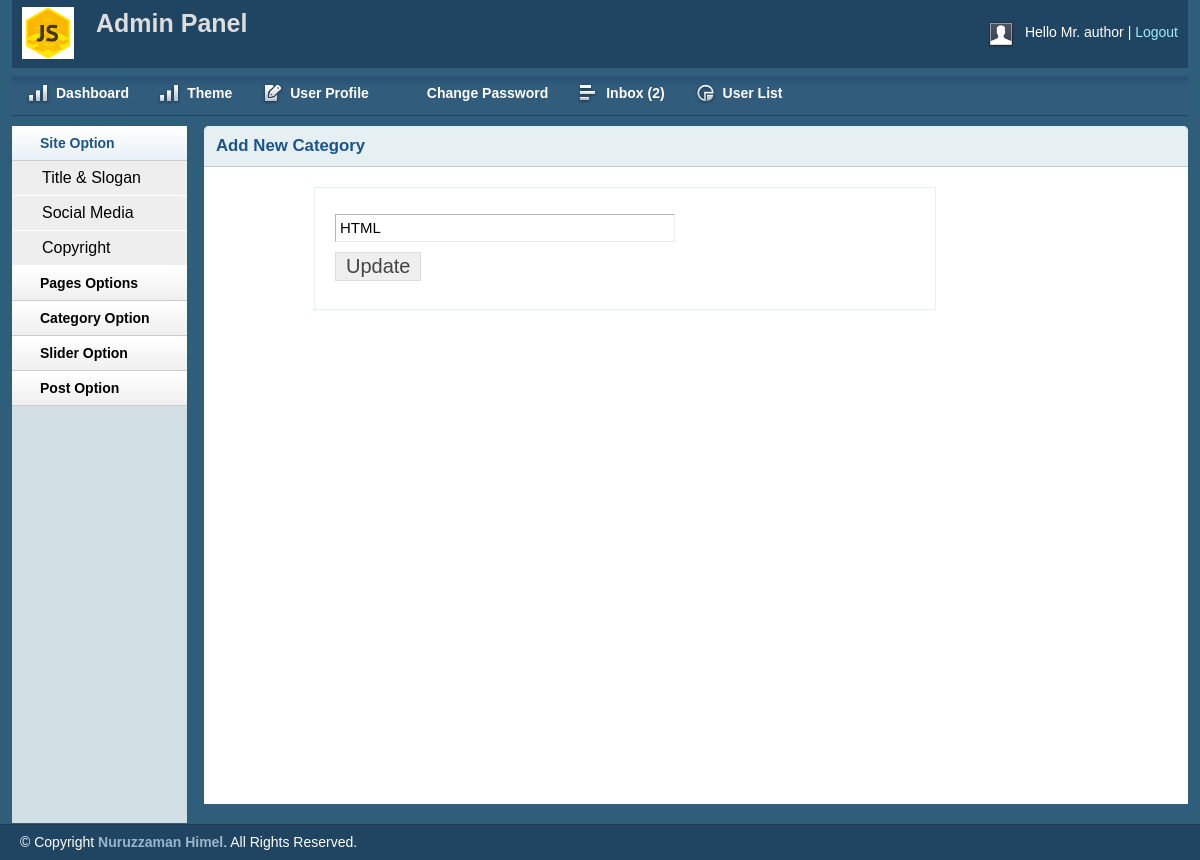
The page /admin/editCat.php?catId=2 (signed in) on the database its author committed.
### tables this page shows
CREATE TABLE `title_slogan` (
  `id` int(11) NOT NULL,
  `title` varchar(255) NOT NULL,
  `des` varchar(255) NOT NULL,
  `logo` varchar(255) NOT NULL
);

CREATE TABLE `tbl_user` (
  `id` int(11) NOT NULL,
  `name` varchar(255) NOT NULL,
  `username` varchar(100) NOT NULL,
  `password` varchar(100) NOT NULL,
  `email` varchar(255) NOT NULL,
  `des` text NOT NULL,
  `role` int(11) NOT NULL
);

CREATE TABLE `tbl_catagory` (
  `id` int(11) NOT NULL,
  `name` varchar(60) NOT NULL
);

### lib/Database.php (called while the page is built, shortened)
<?php
Class Database{
	public $host   = DB_HOST;
	public $user   = DB_USER;
	public $pass   = DB_PASS;
	public $dbname = DB_NAME;
	public $conn;
	public function connection()
	{
		$this->conn = new mysqli($this->host,$this->user,$this->pass,$this->dbname);
	}
	public function select($query)
	{
		$result = $this->conn->query($query);
			if($result->num_rows > 0)
			{
				return $result;
			}
			else{
				return false;
			}
	}
}

### admin/lib/Session.php (called while the page is built, shortened)
<?php
	class Session
	{
		public static function sess_get($k)
		{
			if(isset($_SESSION[$k]))
			{
				return $_SESSION[$k];
			}else{
				return FALSE;
			}
		}
	}
?>

### admin/editCat.php (the view, shortened to what this page needs)
<?php include("inc/header.php") ?>
<?php include("inc/sidebar.php") ?>
<?php
    if(!isset($_GET['catId']) || $_GET['catId'] == NULL)
    {
        header("Location: catlist.php");
    }else{
        $id = $_GET['catId'];
    }
?>
        <div class="grid_10">
            <div class="box round first grid">
                <h2>Add New Category</h2>
               <div class="block copyblock">
                <?php
                    $query = "SELECT * FROM tbl_catagory WHERE id = '$id' ";
                    $result = $db->select($query);
                    if($result && mysqli_affected_rows($db->conn) == 1)
                    {
                    $value = $result->fetch_assoc();
                }else{
                }
                ?>
                 <form action="" method="post">
                    <table class="form">
                        <tr>
                            <td>
                                <input type="text" name="name" value="<?php echo $value['name'];  ?>" class="medium" />
                            </td>
                        </tr>
						<tr>
                            <td>
                                <input type="submit" name="update" Value="Update" />
                            </td>
                        </tr>
                    </table>
                    </form>
                </div>
            </div>
        </div>
        <?php include("inc/footer.php") ?>

### admin/inc/header.php (shortened to what this page needs)
<?php
    include("lib/Session.php");
    $userId = Session::sess_get("userId");
    $userRole = Session::sess_get("userRole");
?>
<?php include("../lib/Database.php");  ?>
<?php
    $db = new Database();
?>
<!DOCTYPE html>
<html>
<head>
    <link rel="stylesheet" type="text/css" href="css/reset.css" media="screen" />
    <link rel="stylesheet" type="text/css" href="css/text.css" media="screen" />
    <link rel="stylesheet" type="text/css" href="css/grid.css" media="screen" />
    <link rel="stylesheet" type="text/css" href="css/layout.css" media="screen" />
    <link rel="stylesheet" type="text/css" href="css/nav.css" media="screen" />
    <link href="css/table/demo_page.css" rel="stylesheet" type="text/css" />
</head>
<body>
    <div class="container_12">
        <div class="grid_12 header-repeat">
            <div id="branding">
                <div class="floatleft logo">
                    <?php
            $query = "SELECT * FROM title_slogan WHERE id = 1";
            $rsltHeader = $db->select($query);
            while ($value = mysqli_fetch_array($rsltHeader))
            {
        ?>
            <img src="uploads/logo/<?php echo $value['logo']; ?>" alt="logo image" >
    <?php } ?>
				</div>
				<div class="floatleft middle">
					<h1><b>A</b>dmin Panel</h1>
				</div>
                <div class="floatright">
                    <div class="floatleft">
                        <img src="img/img-profile.jpg" alt="Profile Pic" /></div>
                    <div class="floatleft marginleft10">
                        <ul class="inline-ul floatleft">
                            <li>Hello
                    <?php
                    $query = "SELECT * FROM  tbl_user WHERE id = ".$userId." AND role = ".$userRole." " ;
                        $userRes = $db->select($query);
                        if($userRes)
                        {
                            $value = $userRes->fetch_assoc();
                            echo $value['name'];
                        }
                    ?>
                            </li>
                            <li><a href="?action=logout">Logout</a></li>
                        </ul>
                    </div>
                </div>
            </div>
        </div>
        <div class="grid_12">
            <ul class="nav main">
                <li class="ic-dashboard"><a href="index.php"><span>Dashboard</span></a> </li>
                <li class="ic-dashboard"><a href="theme.php"><span>Theme</span></a> </li>
                <li class="ic-form-style"><a href="userprofile.php"><span>User Profile</span></a></li>
				<li class="ic-typography"><a href="changepassword.php"><span>Change Password</span></a></li>
				<li class="ic-grid-tables"><a href="inbox.php"><span>Inbox
    <?php
                $query = "SELECT * FROM tbl_contuct WHERE status='0'" ;
                $result = $db->select($query);
                if($result)
                {
                    $count = $result->num_rows;
                    echo "(".$count.")";
                }else{
                    echo "(0)";
                }
    ?>
                </span></a></li>
                <li class="ic-charts"><a href="userlist.php"><span>User List</span></a></li>
            </ul>
        </div>

### admin/css/layout.css (style rules this page uses)
body { background: #fff none repeat scroll 0 0; color: #444; font-size: 14px; padding: 0; }
.floatleft { float:left; }
.logo img { margin-top: -15px; width: 52px; }
.middle { margin-left: 22px; margin-top: -14px; }
.middle h1 { color:#ddd;margin:0 }
.floatright { float:right; }
.inline-ul li { display:inline; color:#fff; }
.marginleft10 { margin-left:10px; }
a { color: #000; font-weight:bold; text-decoration: none; }
.container_12, .container_16 { background:#2E5E79; }
h1, h2, h3, h4, h5, h6 { line-height:1.2em; margin-bottom:.3em; }
h2 { margin-top:1em; }
#branding { font-weight: normal; margin-bottom: 0; padding: 22px 10px 3px; text-align: left; }
.header-repeat { background:url(../img/header-repeat.jpg) repeat-x; }
#branding a { color:#A1EAFF; font-weight:normal; }
#branding a:before { content:" | "; color:#fff; }
#branding ul, #branding ul li { margin:0px; padding:0px; }
#branding li { padding:0px 0px 0px 0px !important; }
.box { background:#fff; margin-bottom:20px; padding:10px 10px 10px 10px; margin-left:-8px; }
.box.grid { padding-bottom:40px; }
.box.round { -moz-border-radius: 5px 5px 0px 0px; -webkit-border-radius: 5px 5px 0px 0px; border-radius: 5px 5px 0px 0px; }
.box h2 { font-size:1.2em; font-weight:bold; color:#1B548D; background:#E6F0F3; margin:-10px -10px 0 -10px; padding:10px 12px; border-bottom:1px solid #B3CBD6; -moz-border-radius: 5px 5px 0px 0px; -webkit-border-radius: 5px 5px 0px 0px; border-radius: 5px 5px 0px 0px; }
.box.first { min-height: 628px; }
.block { padding-top:20px; }
.copyblock { border: 1px solid #e6f0f3; line-height: 32px; margin-left: 100px; margin-top: 20px; padding-left: 20px; width: 600px; }
ul, ol { padding-top:0; }
table.form { width:100%; }
table.form td { padding:4px 0px; }
table.form input, table.form select { font-size: 15px; padding: 4px 4px 5px 4px; border-top: 1px solid #b3b3b3; border-left: 1px solid #b3b3b3; border-right: 1px solid #eaeaea; border-bottom: 1px solid #eaeaea; }
table.form input[type="submit"] { border: 1px solid #ddd; color: #444; cursor: pointer; font-size: 20px; padding: 2px 10px; }
input.medium { width: 55%; }
.block { padding-bottom:1px; }

### rows shown on the page
title_slogan: logo (picture)
tbl_user: name "Mr. author"
tbl_catagory: name "HTML"

### other values the page prints
$count "2"
